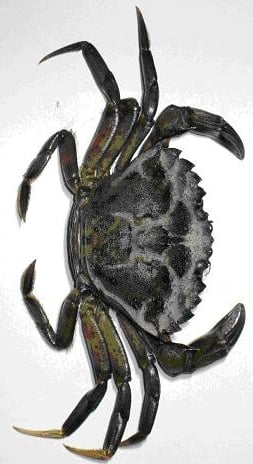
#> input picture analysis/data/crab_reference/european_green.jpg, 253 x 464 px
$ python -i color_corr.py   (imports and definitions only)   (older library calls are emulated)
#> lines starting #> are read from the running program, lines starting #| are printed output that depends on the picture; after the words box and inside, x2 and y2 are one past the last pixel; in counts of white or black regions, pixels touching at a corner belong together
#> further down, picture is the input picture: shape (464, 253, 3); mean B, G, R 173.6, 175.6, 176.1
"""
Underwater Structure Color Corrector - PyQt6 GUI

Goal:
    Load an underwater robot video and export a corrected version where:
      - white PVC-like pipes are more visible/prominent,
      - red targets are boosted,
      - non-target background is optionally suppressed,
      - processing is consistent frame-to-frame for photogrammetry preprocessing.

Install:
    pip install PyQt6 opencv-python numpy

    Run:
    python -m analysis.color_corr

Notes:
    This first version intentionally avoids heavy AI enhancement, deblurring, or
    stabilization. The goal is repeatable feature-preserving enhancement, not
    making the video look maximally pretty.
"""

from __future__ import annotations

import os
import sys
import time
import csv
from dataclasses import dataclass
from pathlib import Path
from typing import Optional, Tuple

import cv2
import numpy as np
from PyQt6.QtCore import Qt, QThread, pyqtSignal, QTimer
from PyQt6.QtGui import QAction, QImage, QPixmap
from PyQt6.QtWidgets import (
    QApplication,
    QFileDialog,
    QGridLayout,
    QGroupBox,
    QHBoxLayout,
    QLabel,
    QMainWindow,
    QMessageBox,
    QPushButton,
    QCheckBox,
    QDoubleSpinBox,
    QProgressBar,
    QSlider,
    QSpinBox,
    QComboBox,
    QVBoxLayout,
    QWidget,
)

from gui.responsive import horizontal_scroll_area, resize_to_available_screen, vertical_scroll_area


@dataclass
class ProcessingSettings:
    white_balance_strength: float = 0.35
    red_restore_strength: float = 0.20
    clahe_strength: float = 0.25
    haze_reduction: float = 0.10
    denoise_strength: int = 0
    sharpen_strength: float = 0.10
    pvc_boost: float = 0.0
    red_target_boost: float = 0.0
    background_suppression: float = 0.0
    mask_blur: int = 21
    show_mode: str = "Corrected"
    draw_masks: bool = False


@dataclass
class FrameSelectionSettings:
    window_seconds: float = 0.25
    min_motion_px: float = 8.0
    force_every_seconds: float = 2.0
    output_format: str = "jpg"
    jpeg_quality: int = 95


@dataclass
class FrameCandidate:
    frame_index: int
    time_s: float
    frame: np.ndarray
    gray_small: np.ndarray
    score: float
    sharpness: float
    contrast: float
    feature_count: int
    clipped_fraction: float


class VideoProcessor:
    """Contains image-processing code independent of the GUI."""

    # [166 lines left out: functions gray_world_white_balance, restore_red_channel, clahe_luminance, reduce_haze_unsharp_luma, denoise, sharpen and 4 more, not called in this run]

    @staticmethod
    def create_pvc_mask(bgr: np.ndarray) -> np.ndarray:
        """
        Detect likely white/PVC regions for preview diagnostics.

        White PVC is not just "bright and desaturated" here; the pool floor and
        water haze often match that. We therefore require neutral color plus
        nearby image edges, which tracks pipe/tube structures much better than a
        broad HSV white threshold.
        """
        hsv = cv2.cvtColor(bgr, cv2.COLOR_BGR2HSV)
#> hsv: shape (464, 253, 3); mean H, S, V 17.8, 10.5, 176.4
        _, s, v = cv2.split(hsv)
        lab = cv2.cvtColor(bgr, cv2.COLOR_BGR2LAB)
#> lab: shape (464, 253, 3); mean of channels 0, 1, 2 178.3, 127.9, 129.3
        _, a, bb = cv2.split(lab)
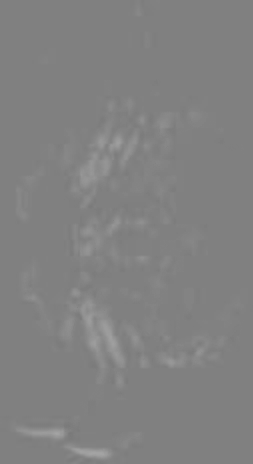
#> bb: shape (464, 253); min 121, max 164, mean 129.3
        gray = cv2.cvtColor(bgr, cv2.COLOR_BGR2GRAY)

        median = float(np.median(gray))
#> median = 234
        lower = int(max(12, min(55, 0.55 * median)))
#> lower = 55
        upper = int(max(lower + 25, min(145, 1.55 * median)))
#> upper = 145
        edges = cv2.Canny(gray, lower, upper)
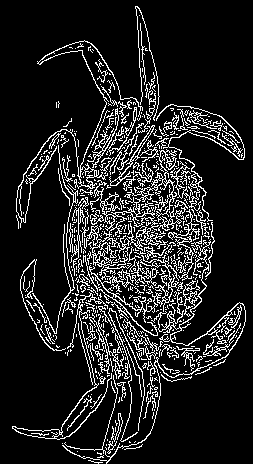
#> edges: shape (464, 253); 13.4% white in thin lines or dots

        height, width = gray.shape[:2]
#> height = 464; width = 253
        edge_kernel_size = max(7, (min(height, width) // 90) | 1)
#> edge_kernel_size = 7
        edge_kernel = cv2.getStructuringElement(
            cv2.MORPH_ELLIPSE,
            (edge_kernel_size, edge_kernel_size),
        )
        edge_support = cv2.dilate(edges, edge_kernel, iterations=1)
#> edge_support: shape (464, 253); 46.9% white; 2 white regions, box (x1, y1, x2, y2) and area: (9, 3, 249, 464) 55001, (53, 98, 63, 111) 98

        low_saturation = s <= 65
#> low_saturation: shape (464, 253) bool; 94.9% white; 298 black regions (267 under 20 px), largest, box (x1, y1, x2, y2) and area: (80, 300, 125, 368) 1411, (77, 126, 114, 195) 947, (66, 446, 114, 460) 316
        neutral_lab = (
            np.abs(a.astype(np.int16) - 128) <= 20
        ) & (
            np.abs(bb.astype(np.int16) - 128) <= 24
        )
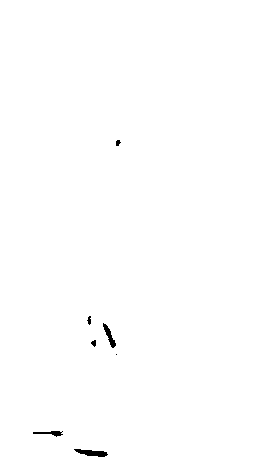
#> neutral_lab: shape (464, 253) bool; 99.6% white; 7 black regions (1 under 20 px), largest, box (x1, y1, x2, y2) and area: (74, 449, 108, 457) 158, (103, 323, 116, 348) 116, (33, 431, 63, 437) 86, (87, 316, 91, 325) 24, (91, 340, 96, 347) 24, (116, 140, 121, 146) 22
        bright_enough = v >= 85
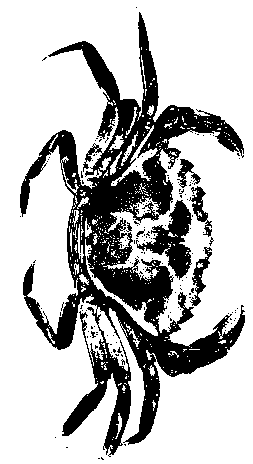
#> bright_enough: shape (464, 253) bool; 74.1% white; 158 black regions (151 under 20 px), largest, box (x1, y1, x2, y2) and area: (20, 12, 245, 457) 27186, (136, 200, 192, 280) 1730, (190, 247, 212, 306) 411

        mask = np.where(
            low_saturation & neutral_lab & bright_enough & (edge_support > 0),
            255,
            0,
        ).astype(np.uint8)
#> mask: shape (464, 253); 20.1% white; 458 white regions (427 under 20 px), largest, box (x1, y1, x2, y2) and area: (9, 3, 249, 464) 19760, (85, 254, 158, 336) 648, (111, 125, 158, 186) 537

        close_kernel_size = max(5, (min(height, width) // 120) | 1)
#> close_kernel_size = 5
        close_kernel = cv2.getStructuringElement(
            cv2.MORPH_ELLIPSE,
            (close_kernel_size, close_kernel_size),
        )
        mask = cv2.morphologyEx(mask, cv2.MORPH_CLOSE, close_kernel, iterations=1)
#> mask: shape (464, 253); 25.6% white; 81 white regions (72 under 20 px), largest, box (x1, y1, x2, y2) and area: (9, 3, 249, 464) 29268, (94, 151, 127, 178) 239, (53, 98, 63, 111) 98
        mask = cv2.dilate(mask, close_kernel, iterations=1)
#> mask: shape (464, 253); 40.3% white; 8 white regions (1 under 20 px), largest, box (x1, y1, x2, y2) and area: (7, 1, 251, 464) 46834, (51, 96, 65, 113) 182, (166, 349, 181, 360) 111
        mask = VideoProcessor.clean_mask(mask, min_area=80, max_area_fraction=0.18)
        return mask

    # [29 lines left out: function create_red_mask, not called in this run]

    @staticmethod
    def clean_mask(
        mask: np.ndarray,
        min_area: int,
        max_area_fraction: Optional[float] = None,
        reject_border: bool = False,
    ) -> np.ndarray:
#> called with min_area = 80, max_area_fraction = 0.18, reject_border = False
        kernel = cv2.getStructuringElement(cv2.MORPH_ELLIPSE, (5, 5))
        mask = cv2.morphologyEx(mask, cv2.MORPH_OPEN, kernel, iterations=1)
        mask = cv2.morphologyEx(mask, cv2.MORPH_CLOSE, kernel, iterations=2)
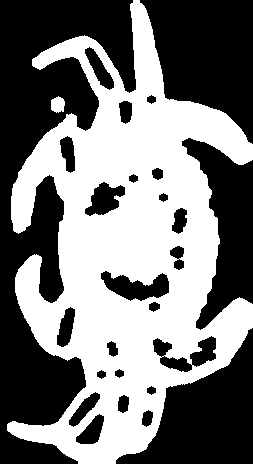
#> mask: shape (464, 253); 47.4% white; 2 white regions, box (x1, y1, x2, y2) and area: (7, 0, 253, 464) 55452, (51, 96, 65, 113) 185

        num_labels, labels, stats, _ = cv2.connectedComponentsWithStats(mask, connectivity=8)
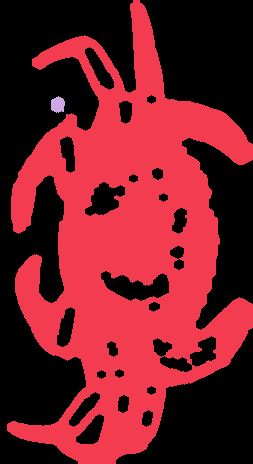
#> labels: shape (464, 253) int32; 3 distinct labels, from 0 to 2; one colour per label, 0 black
#> num_labels = 3; stats = [[0, 0, 253, 464, 61755], [7, 0, 246, 464, 55452], [51, 96, 14, 17, 185]]
        cleaned = np.zeros_like(mask)
        height, width = mask.shape[:2]
#> height = 464; width = 253
        max_area = None
        if max_area_fraction is not None:
            max_area = int(height * width * max_area_fraction)
#> max_area = 21130
        for label in range(1, num_labels):
            x = stats[label, cv2.CC_STAT_LEFT]
            y = stats[label, cv2.CC_STAT_TOP]
            w = stats[label, cv2.CC_STAT_WIDTH]
            h = stats[label, cv2.CC_STAT_HEIGHT]
            area = stats[label, cv2.CC_STAT_AREA]
            touches_border = x <= 0 or y <= 0 or x + w >= width or y + h >= height
            if area < min_area:
                continue
            if max_area is not None and area > max_area:
                continue
            if reject_border and touches_border:
                continue
            cleaned[labels == label] = 255
#> this loop made 2 passes
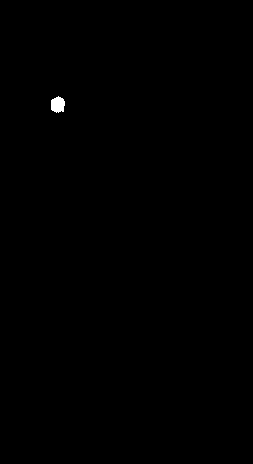
#> cleaned: shape (464, 253); 0.16% white; 1 white region, box (x1, y1, x2, y2) and area: (51, 96, 65, 113) 185
        return cleaned

    # [108 lines left out: functions boost_targets, mask_to_float, draw_mask_overlay, needs_masks, process_frame, not called in this run]


class ExportWorker(QThread):
    progress = pyqtSignal(int)
    status = pyqtSignal(str)
    finished_ok = pyqtSignal(str)
    failed = pyqtSignal(str)

    # [6 lines left out: function __init__, not called in this run]

    def cancel(self):
        self._cancel = True

    # [73 lines left out: functions format_duration, run, not called in this run]


class FixedIntervalFrameExportWorker(QThread):
    progress = pyqtSignal(int)
    status = pyqtSignal(str)
    finished_ok = pyqtSignal(str)
    failed = pyqtSignal(str)

    # [17 lines left out: function __init__, not called in this run]

    def cancel(self):
        self._cancel = True

    # [109 lines left out: functions target_frame_indices, _write_frame, run, not called in this run]


class FrameExportWorker(QThread):
    progress = pyqtSignal(int)
    status = pyqtSignal(str)
    finished_ok = pyqtSignal(str)
    failed = pyqtSignal(str)

    # [13 lines left out: function __init__, not called in this run]

    def cancel(self):
        self._cancel = True

    # [163 lines left out: functions _candidate_from_frame, _write_candidate, run, not called in this run]


class MainWindow(QMainWindow):
    # [371 lines left out: functions __init__, _build_ui, _make_correction_group, _make_target_group, _make_frame_selection_group, _make_preview_group and 10 more, not called in this run]

    def seek_from_slider(self):
        self.read_frame(self.frame_slider.value())

    # [172 lines left out: functions toggle_playback, next_frame, export_video, export_fixed_interval_frames, unique_output_dir, export_selected_frames and 3 more, not called in this run]

    def update_status(self, text: str):
        self.status_label.setText(text)

    # [20 lines left out: functions closeEvent, main, not called in this run]


# [2 lines not run here, left out]

>>> import cv2
>>> picture = cv2.imread('data/crab_reference/european_green.jpg')
>>> result = VideoProcessor().create_pvc_mask(picture)

$ run again, on analysis/data/crab_reference/native_rock.jpg
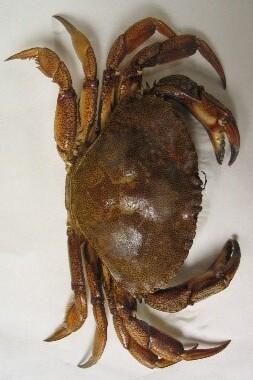
#> input picture analysis/data/crab_reference/native_rock.jpg, 253 x 380 px
#> picture is the input picture: shape (380, 253, 3); mean B, G, R 120.6, 135.9, 151.8
#> hsv: shape (380, 253, 3); mean H, S, V 18.1, 77.4, 151.9
#> lab: shape (380, 253, 3); mean of channels 0, 1, 2 144.2, 132.6, 139.4
#> median = 141
#> lower = 55
#> upper = 145
#> edges: shape (380, 253); 13.6% white in thin lines or dots, all inside (x1, y1, x2, y2) = (4, 13, 241, 369)
#> edge_support: shape (380, 253); 51.5% white; 86 black regions (62 under 20 px), largest, box (x1, y1, x2, y2) and area: (0, 0, 253, 380) 41607, (89, 101, 173, 170) 1501, (138, 155, 191, 208) 1049
#> low_saturation: shape (380, 253) bool; 53% white; 14 black regions (13 under 20 px), largest, box (x1, y1, x2, y2) and area: (9, 16, 240, 369) 45100
#> neutral_lab: shape (380, 253) bool; 89% white; 66 black regions (45 under 20 px), largest, box (x1, y1, x2, y2) and area: (54, 87, 132, 286) 4444, (114, 316, 208, 368) 1094, (15, 48, 69, 95) 856
#> bright_enough: shape (380, 253) bool; 79.7% white; 639 black regions (620 under 20 px), largest, box (x1, y1, x2, y2) and area: (69, 22, 240, 268) 13970, (148, 239, 241, 308) 1393, (73, 234, 116, 322) 965
#> in clean_mask, `num_labels, labels, stats, _ = cv2.connectedComponentsWithStats(mask, ..`:
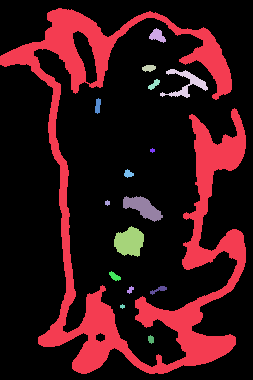
#> labels: shape (380, 253) int32; 17 distinct labels, from 0 to 16; one colour per label, 0 black
#> num_labels = 17; stats = 17 rows, first 6: [0, 0, 253, 380, 74695], [0, 8, 246, 366, 19152], [149, 28, 17, 15, 143], [142, 65, 14, 7, 74], [160, 69, 48, 29, 426], [148, 79, 12, 11, 64]
#> the loop in clean_mask, `for label in range(1, num_labels):` made 16 passes
#> (x, y, w, h, area, touches_border) on passes 1, 2, 3, 4, 5, 6, 8, 9: (0, 8, 246, 366, 19152, True), (149, 28, 17, 15, 143, False), (142, 65, 14, 7, 74, False), (160, 69, 48, 29, 426, False), (148, 79, 12, 11, 64, False), (95, 98, 6, 16, 71, False), (124, 169, 10, 9, 56, False), (123, 196, 40, 26, 538, False)
#> after the loop in clean_mask, `for label in range(1, num_labels):`:
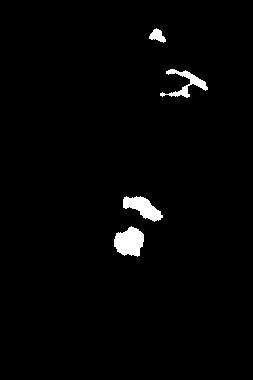
#> cleaned: shape (380, 253); 1.8% white; 4 white regions, box (x1, y1, x2, y2) and area: (114, 226, 144, 257) 663, (123, 196, 163, 222) 538, (160, 69, 208, 98) 426, (149, 28, 166, 43) 143

$ run again, on analysis/data/crab_reference/jonah.png
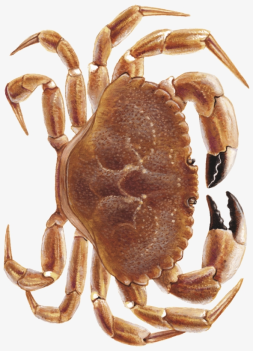
#> input picture analysis/data/crab_reference/jonah.png, 253 x 351 px
#> picture is the input picture: shape (351, 253, 3); mean B, G, R 156.1, 173.2, 201.5
#> hsv: shape (351, 253, 3); mean H, S, V 8.3, 71.9, 201.5
#> lab: shape (351, 253, 3); mean of channels 0, 1, 2 184.5, 137.4, 142.1
#> median = 193
#> lower = 55
#> upper = 145
#> in create_pvc_mask, `edges = cv2.Canny(gray, lower, upper)`:
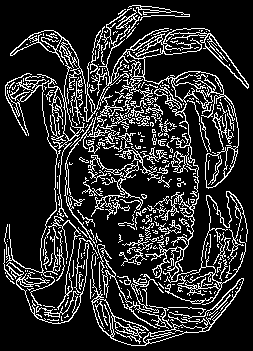
#> edges: shape (351, 253); 17.1% white in thin lines or dots
#> edge_support: shape (351, 253); 64.2% white; 78 black regions (55 under 20 px), largest, box (x1, y1, x2, y2) and area: (0, 0, 253, 351) 26640, (95, 211, 160, 277) 1072, (183, 181, 208, 270) 666
#> low_saturation: shape (351, 253) bool; 49.8% white; 44 white regions (37 under 20 px), largest, box (x1, y1, x2, y2) and area: (0, 0, 253, 351) 41623, (31, 220, 76, 309) 1265, (101, 275, 169, 338) 1047
#> neutral_lab: shape (351, 253) bool; 64.7% white; 172 black regions (167 under 20 px), largest, box (x1, y1, x2, y2) and area: (4, 5, 249, 346) 30492, (110, 146, 138, 175) 299, (97, 171, 104, 179) 26, (148, 166, 157, 172) 21, (115, 189, 123, 195) 21
#> bright_enough: shape (351, 253) bool; 98.9% white; 41 black regions (38 under 20 px), largest, box (x1, y1, x2, y2) and area: (207, 152, 225, 188) 395, (208, 196, 225, 230) 232, (226, 192, 237, 235) 228
#> in clean_mask, `num_labels, labels, stats, _ = cv2.connectedComponentsWithStats(mask, ..`:
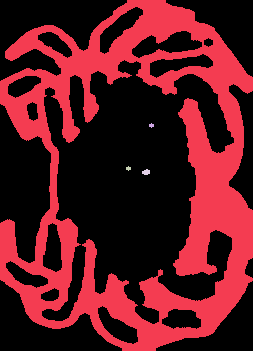
#> labels: shape (351, 253) int32; 5 distinct labels, from 0 to 4; one colour per label, 0 black
#> num_labels = 5; stats = [[0, 0, 253, 351, 55688], [0, 0, 253, 351, 33045], [149, 123, 5, 5, 17], [126, 166, 5, 5, 17], [142, 169, 8, 6, 36]]
#> the loop in clean_mask, `for label in range(1, num_labels):` made 4 passes
